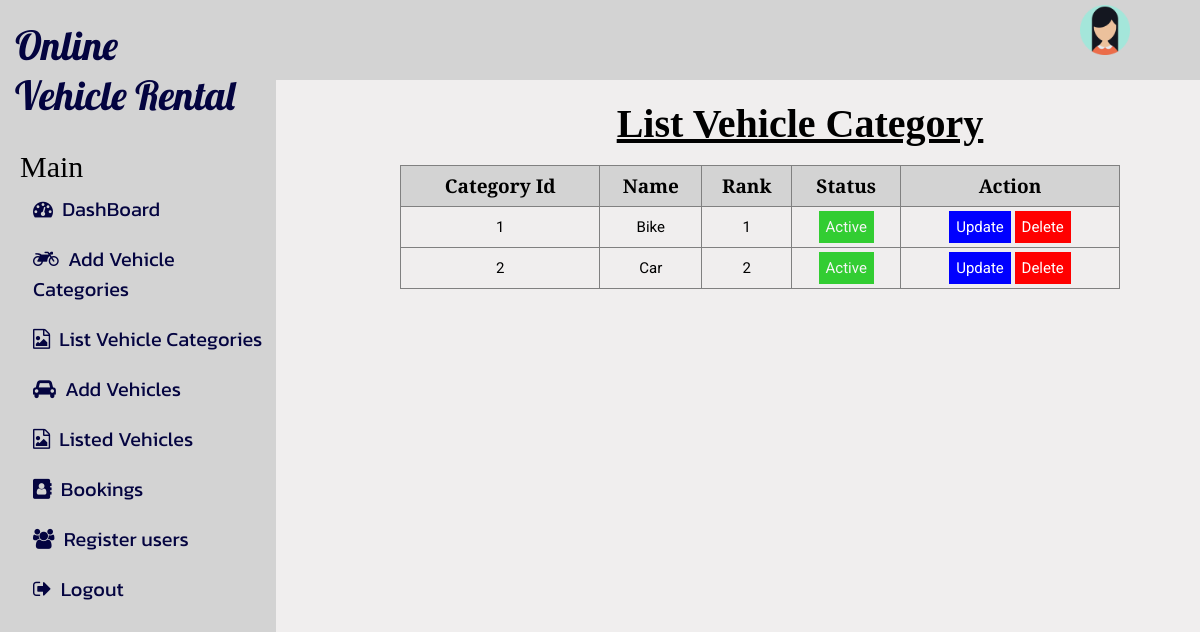
The app's page /admin/list_categories.php with its own data.
### tables this page shows
CREATE TABLE `categories` (
  `category_id` int(11) NOT NULL,
  `name` varchar(20) NOT NULL,
  `rank` int(11) NOT NULL,
  `status` tinyint(1) DEFAULT 0,
  `created_at` datetime NOT NULL,
  `updated_at` datetime DEFAULT NULL,
  `created_by` int(11) NOT NULL,
  `updated_by` int(11) DEFAULT NULL
);

### admin/list_categories.php (the view, shortened to what this page needs)
 <?php
include_once "connection.php";
$sql = "SELECT * FROM categories";
$res = mysqli_query($connection, $sql);
$data = [];
if ($res->num_rows > 0) {
    while ($r = mysqli_fetch_assoc($res)) {
        array_push($data, $r);
    }
}
?>
<!DOCTYPE html>
<html>
<head>
    <link rel="stylesheet" href="https://cdnjs.cloudflare.com/ajax/libs/font-awesome/4.7.0/css/font-awesome.min.css">
    <link rel="stylesheet" type="text/css" href="dashboard.css">
</head>
<body>
    <?php
    include_once('maindashboard.php');
    ?>
    <div class="list">
        <h1 class="h1list">List Vehicle Category</h1>
        <table class="tablestyle">
            <tr>
                <th>Category Id</th>
                <th>Name</th>
                <th>Rank</th>
                <th>Status</th>
                <th>Action</th>
            </tr>
            <?php foreach ($data as $key => $Category) { ?>
                <tr>
                    <td><?php echo $Category['category_id'] ?></td>
                    <td><?php echo $Category['name'] ?></td>
                    <td><?php echo $Category['rank'] ?></td>
                    <td>
                        <?php if ($Category['status'] == 1) { ?>
                            <span class="success">Active</span>
                        <?php } else { ?>
                            <span class="un-success">In-active</span>
                        <?php } ?>
                    </td>
                    <td class="actioncol">
                        <a href="update_categories.php?category_id=<?php echo $Category['category_id'] ?>" class="edit">Update</a>
                        <a href="delete_categories.php?category_id=<?php echo $Category['category_id'] ?>" class="del" onclick="return confirm('are you sure to delete?')">Delete</a>
                    </td>
                </tr>
            <?php } ?>
        </table>
    </div>
</body>
</html>

### admin/dashboard.css (style rules this page uses)
* { margin: 0; padding: 0; }
body { width: 100%; background: #F0EEEE; }
::placeholder { color: white; padding-left: 20px; }
::placeholder { font-size: 15px; padding-left: 10px; color: gray; }
.list { margin-left: 400px; padding-top: 100px; }
.h1list { font-size: 40px; text-decoration: underline; margin-bottom: 18px; text-align: center; }
.tablestyle, .tablestyle1 { border:1px solid black; width: 90%; border-collapse:collapse; }
.tablestyle1 tr,th,td { border:1px solid black; height: 40px; }
.tablestyle tr,th,td { border:1px solid black; height: 40px; }
.tablestyle th { font-size: 19px; font-family: PT Serif; background:lightgray; }
.tablestyle td , .tablestyle1 td { font-size: 15px; font-family: Roboto; text-align: center; }
.actioncol a { border: none; padding: 5px; text-decoration:none; color:white; }
.actioncol a.edit { background:blue; width: 20%; border: 2px blue; padding: 7px; }
.actioncol a.del { background:red; width: 20%; border: 2px red; padding: 7px; }
.success { background-color: limegreen; color: whitesmoke; padding: 7px; }
::placeholder { font-size: 15px; padding-left: 10px; }
::placeholder { font-size: 15px; }
.tablestyle-user tr,th,td { border:1px solid gray; text-align:center; font-family: Roboto; }
.actioncol a { border:1px solid gray; padding:5px; text-decoration:none; color:white; }

### records on screen
categories: category_id "1", name "Bike", rank "1", status "Active"
categories: category_id "2", name "Car", rank "2", status "Active"
